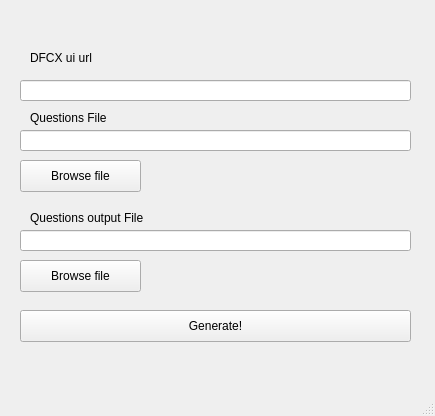
<?xml version="1.0" encoding="UTF-8"?>
<ui version="4.0">
 <class>MainWindow</class>
 <widget class="QMainWindow" name="MainWindow">
  <property name="geometry">
   <rect>
    <x>0</x>
    <y>0</y>
    <width>435</width>
    <height>416</height>
   </rect>
  </property>
  <property name="windowTitle">
   <string>Question Generator</string>
  </property>
  <widget class="QWidget" name="centralwidget">
   <widget class="QPushButton" name="pushButton">
    <property name="geometry">
     <rect>
      <x>20</x>
      <y>310</y>
      <width>391</width>
      <height>32</height>
     </rect>
    </property>
    <property name="text">
     <string>Generate!</string>
    </property>
   </widget>
   <widget class="QWidget" name="widget" native="true">
    <property name="geometry">
     <rect>
      <x>20</x>
      <y>20</y>
      <width>391</width>
      <height>51</height>
     </rect>
    </property>
    <widget class="QLabel" name="label">
     <property name="geometry">
      <rect>
       <x>10</x>
       <y>30</y>
       <width>71</width>
       <height>16</height>
      </rect>
     </property>
     <property name="text">
      <string>DFCX ui url</string>
     </property>
    </widget>
   </widget>
   <widget class="QLineEdit" name="lineEdit">
    <property name="geometry">
     <rect>
      <x>20</x>
      <y>80</y>
      <width>391</width>
      <height>21</height>
     </rect>
    </property>
   </widget>
   <widget class="QPushButton" name="pushButton_2">
    <property name="geometry">
     <rect>
      <x>20</x>
      <y>160</y>
      <width>121</width>
      <height>32</height>
     </rect>
    </property>
    <property name="text">
     <string>Browse file</string>
    </property>
   </widget>
   <widget class="QPushButton" name="pushButton_4">
    <property name="geometry">
     <rect>
      <x>20</x>
      <y>260</y>
      <width>121</width>
      <height>32</height>
     </rect>
    </property>
    <property name="text">
     <string>Browse file</string>
    </property>
   </widget>
   <widget class="QLineEdit" name="lineEdit_2">
    <property name="geometry">
     <rect>
      <x>20</x>
      <y>130</y>
      <width>391</width>
      <height>21</height>
     </rect>
    </property>
    <property name="font">
     <font>
      <italic>true</italic>
     </font>
    </property>
    <property name="toolTip">
     <string>Browse to the input &quot;.xls&quot; questions file</string>
    </property>
    <property name="text">
     <string/>
    </property>
   </widget>
   <widget class="QLineEdit" name="lineEdit_3">
    <property name="geometry">
     <rect>
      <x>20</x>
      <y>230</y>
      <width>391</width>
      <height>21</height>
     </rect>
    </property>
    <property name="font">
     <font>
      <italic>true</italic>
     </font>
    </property>
    <property name="toolTip">
     <string>Browse to the output &quot;.xls&quot; questions file</string>
    </property>
   </widget>
   <widget class="QLabel" name="label_2">
    <property name="geometry">
     <rect>
      <x>30</x>
      <y>110</y>
      <width>91</width>
      <height>16</height>
     </rect>
    </property>
    <property name="text">
     <string>Questions File</string>
    </property>
   </widget>
   <widget class="QLabel" name="label_3">
    <property name="geometry">
     <rect>
      <x>30</x>
      <y>210</y>
      <width>131</width>
      <height>16</height>
     </rect>
    </property>
    <property name="text">
     <string>Questions output File</string>
    </property>
   </widget>
  </widget>
  <widget class="QMenuBar" name="menubar">
   <property name="geometry">
    <rect>
     <x>0</x>
     <y>0</y>
     <width>435</width>
     <height>36</height>
    </rect>
   </property>
  </widget>
  <widget class="QStatusBar" name="statusbar"/>
 </widget>
 <resources/>
 <connections/>
</ui>
